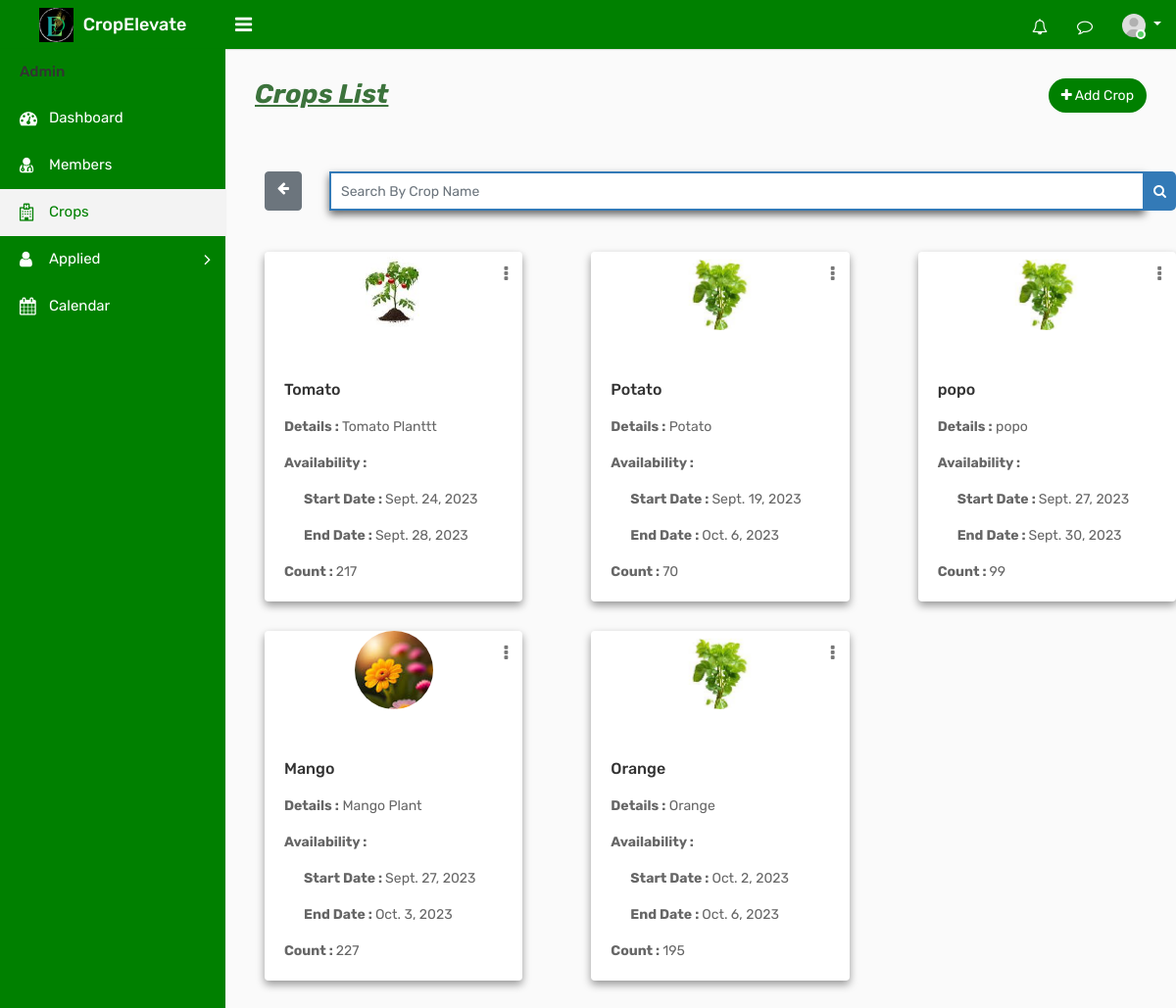
Page /adcrop on the earlier database version.
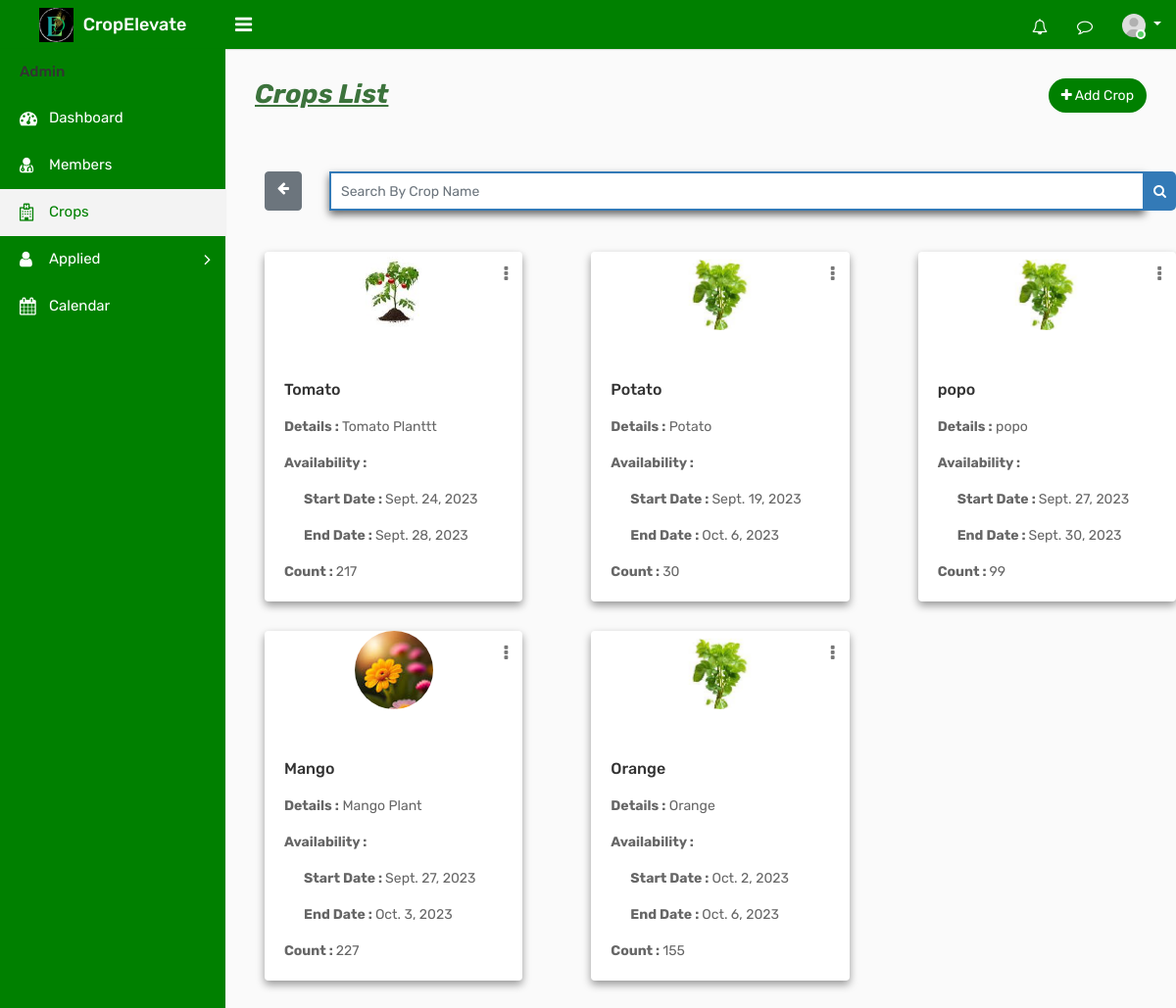
Same page on the later database version.
### ceapp/models.py (models this page shows)
class Crop(models.Model):
    Namec = models.CharField(max_length=100)
    des = models.TextField()
    start_date = models.DateField(null=True, blank=True)
    end_date = models.DateField(null=True, blank=True)
    count = models.PositiveIntegerField(default=0)
    crop_photo = models.ImageField(upload_to='crop_photos/', blank=True, null=True)
    given = models.BooleanField(default=False)
    created_at = models.DateTimeField(auto_now_add=True)
    current = models.BooleanField(default=False)

### ceapp/views.py (the view)
# urls.py: path('adcrop',views.adcrop,name='adcrop'),
def adcrop(request):
    crops = Crop.objects.all()
    return render(request, 'admintemp/adcrop.html', {'crops': crops})

### templates/admintemp/adcrop.html (shortened to what this page needs)
{% load static %}
<!DOCTYPE html>
<html lang="en">
<head>
    <link rel="stylesheet" type="text/css" href="{% static 'assets/css/bootstrap.min.css' %}">
    <link rel="stylesheet" type="text/css" href="{% static 'assets/css/dataTables.bootstrap4.min.css' %}">
    <link rel="stylesheet" type="text/css" href="{% static 'assets/css/font-awesome.min.css' %}">
    <link rel="stylesheet" type="text/css" href="{% static 'assets/css/style.css' %}">
</head>
<body>
    <div class="main-wrapper">
        <div class="header">
			<div class="header-left">
				<a href="{% url 'adindex' %}" class="logo">
					<img src="{% static 'assets/img/adminlogo1.png' %}" width="35" height="35" alt=""> <span>CropElevate</span>
				</a>
			</div>
			<a id="toggle_btn" href="javascript:void(0);"><i class="fa fa-bars"></i></a>
            <ul class="nav user-menu float-right">
                <li class="nav-item dropdown d-none d-sm-block">
                    <a href="#" class="dropdown-toggle nav-link" data-toggle="dropdown"><i class="fa fa-bell-o"></i> </a>
                </li>
                <li class="nav-item dropdown d-none d-sm-block">
                    <a href="javascript:void(0);" id="open_msg_box" class="hasnotifications nav-link"><i class="fa fa-comment-o"></i> </a>
                </li>
                <li class="nav-item dropdown has-arrow">
                    <a href="#" class="dropdown-toggle nav-link user-link" data-toggle="dropdown">
                        <span class="user-img"><img class="rounded-circle" src="{% static 'assets/img/user.jpg' %}" width="40" alt="Admin">
							<span class="status online"></span></span>
                    </a>
                </li>
            </ul>
        </div>
        <div class="sidebar" id="sidebar">
            <div class="sidebar-inner slimscroll">
                <div id="sidebar-menu" class="sidebar-menu">
                    <ul>
                        <li class="menu-title">Admin</li>
                        <li>
                            <a href="{% url 'adindex' %}"><i class="fa fa-dashboard"></i> <span>Dashboard</span></a>
                        </li>
						<li>
                            <a href="{% url 'admember' %}"><i class="fa fa-user-md"></i> <span>Members</span></a>
                        </li>
                        <li class="active">
                            <a href="{% url 'adcrop' %}"><i class="fa fa-hospital-o"></i> <span>Crops</span></a>
                        </li>
                        <li class="submenu green-background">
                            <a href="#"><i class="fa fa-user"></i> Applied <span class="menu-arrow"></span></a>
                        </li>
                        <li>
                            <a href="{% url 'adcalendar' %}"><i class="fa fa-calendar"></i> <span>Calendar</span></a>
                        </li>
                    </ul>
                </div>
            </div>
        </div>
                </div>
                <div class="page-wrapper">
                    <div class="content">
                        <div class="row">
                            <div class="col-sm-5 col-5">
                                <h4 class="page-title" style="font-size:27px; color:#3c733c;"><b><i><u>Crops List</b></i></u></h4>
                            </div>
                            <div class="col-sm-7 col-7 text-right m-b-30">
                                <a href="{% url 'adaddcrop' %}" class="btn btn-primary btn-rounded" style="background-color: green; color: white;"><i class="fa fa-plus"></i> Add Crop</a>
                            </div>
                        </div>
                        </div>
                        <div class="row">
                            <div class="col-md-12">
                                <form id="search-form" method="GET" action="{% url 'search_crop' %}">
                                    <div class="input-group">
                                        <a href="{% url 'adcrop' %}" class="btn btn-secondary" style="margin-left:40px;"><i class="fa fa-arrow-left"></i></a>&ensp;&ensp;&ensp;&ensp;
                                        <input type="text" class="form-control custom-search-input" name="cropname" placeholder="Search By Crop Name">
                                        <div class="input-group-append">
                                            <button class="btn btn-primary custom-search-btn" type="submit"><i class="fa fa-search"></i></button>
                                        </div>
                                    </div>
                                </form>
                            </div>
                        </div><br><br>
                        <div class="row">
                            {% for crop in crops %}
                            <div class="col-md-4">
                                <div class="card" style="box-shadow: 0 4px 8px 0 rgba(0, 0, 0, 0.4); margin-left:40px;">
                                    <div class="dropdown profile-action">
                                        <a href="#" class="action-icon dropdown-toggle" data-toggle="dropdown" aria-expanded="false"><i class="fa fa-ellipsis-v"></i></a>
                                    </div>
                                    <div class="doctor-img">
                                        <a class="avatar" href="#"><img alt="" src="{{ crop.crop_photo.url }}"></a>
                                       </div>
                                    <div class="card-body">
                                        <p>
                                        <h5 class="card-title">{{ crop.Namec }}</h5>
                                        <p class="card-text"><b>Details :</b>  {{ crop.des }}</p>
                                        <p class="card-text"><b>Availability :</b></p>
                                        <p class="card-text" style= "padding-left:20px;"><b>Start Date : </b> {{ crop.start_date }}</p>
                                        <p class="card-text"  style= "padding-left:20px;"><b>End Date :  </b>{{ crop.end_date }}</p>
                                        <p class="card-text"><b>Count : </b> {{ crop.count }}</p>
                                    </div>
                                </div>
                            </div>
                            {% endfor %}
                        </div>
		</div>
</body>
</html>

Differences in the rows shown:
changed Crop "Potato": count "70" → "30"
changed Crop "Orange": count "195" → "155"
